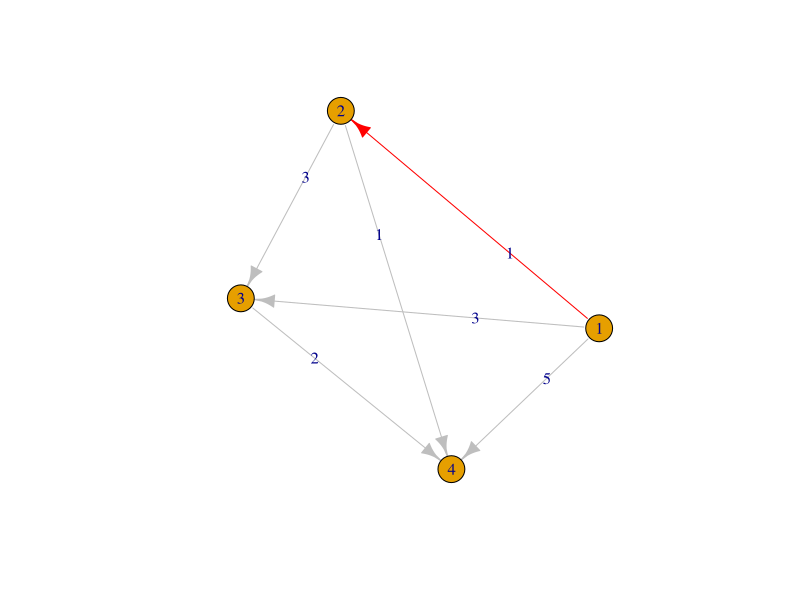

R code for this plot:
# Основная функция
Dijkstra <- function(Matr, v1, v2){
  
  # Загрузка пакета
  install.packages('igraph')
  library('igraph')
  
  # Функция проверки на то, есть ли путь(ребро) к вершине и не посещена ли она
  shortest_ind <- function(shortest_dist, expl_v){
    min <- Inf
    m <- ""
    for (i in 1:length(expl_v)){
      if ((shortest_dist[i] < min) & (expl_v[i] == 0)){
        m <- i
        min <- shortest_dist[i]
      }
    }
    # индекс ближайшей доступной вершины
    return(m)
  }
  
  # Количество вершин
  n <- ncol(Matr)

  # Сканирование входных данных на предмет ошибок
  if (!(v1 %in% (1:n)) || !(v2 %in% (1:n))){
    stop("Такой вершины не существует")
  }
  else if (!(is.numeric(v1) || !(is.numeric(v2)))){
    stop("Вершина должна задаваться числом")
  }
  else if (v1 == v2) {
    stop("Введите разные вершины")
  }
  
  
  # Длины путей(веса ребёр) от начального ребра к соответствующим вершинам
  shortest_dist <- Matr[v1, ]
  
  # expl_v используется для указания того, рёбра от каких вершин мы рассмотрели
  expl_v <- rep(0, n)
  expl_v[v1] <- 1
  
  # на каждой итерации в vis_v записывается те вершины, пути к которым были 
  #доступны из рассматриваемой вершины
  vis_v <- rep(0, n)
  vis_v[(Matr[v1, ] != Inf)] <- v1
  
  # пока количество рассмотренных вершин не равно количеству доступных для 
  #рассмотрения вершин 
  while (sum(expl_v) != length(expl_v)){
    
    #k <- индекс ближайшей доступной вершины
    k <- shortest_ind(shortest_dist, expl_v)
    
    if (k == "") {
      break
    }
    
    # На успешной итерации(если сработал if) в shortest_dist обновляются длины 
    #кратчайших путей от начальной вершины до всех вершин, доступных для посещения
    for (i in (1:n)) {
      if (shortest_dist[i] > (shortest_dist[k] + Matr[k, i])){
        shortest_dist[i] <- shortest_dist[k] + Matr[k, i]
        vis_v[i] <- k
      }
      expl_v[k] <- 1
    }
  }
  
  # Проверяем, есть ли путь к конечной вершине и строим путь, если он есть, 
  #или устанавливаем путь Inf, если пути нет
  if (vis_v[v2] != 0){
    path <- v2
    # Если вершины связаны напрмую, то выводим v1, v2 и всё
    if (vis_v[v2] == v1){
      path <- c(v1, v2)
    }
    else{
      # В каждой итерации цикла значение vis_v для текущей вершины (v2) 
      #заменяется на значение vis_v для предыдущей вершины,
      #затем эта предыдущая вершина добавляется в начало массива path
      while (vis_v[v2] != v1){
        vis_v[v2] <- vis_v[path[1]]
        path <- c(vis_v[v2], path)
      }
    }
  }
  # Если невозможно было дойти до конечной вершины - выведится path=Inf
  else{
    path <- Inf
  }
  #Длина пути
  length = shortest_dist[v2]
  
  # Рисование графа и кратчайшего пути
  set.seed(42)
  g <- Matr
  g[g == Inf] <- 0
  a <- graph.adjacency(g, mode = "directed", weighted = T)
  E(a)$color <- 'grey'
  for(i in 1:(length-1)){
    E(a)[path[i+1]%--%path[i]]$color <- 'red'
  }
  plot(a, edge.label = c(t(g)[t(g) != 0]))
    
  answer <- list(length, path)
  return(answer)
}


Matr <- matrix(0, nrow = 4, ncol = 4)
Matr[1,] <- c(Inf, 1, 3, 5)
Matr[2,] <- c(Inf, Inf, 3, 1)
Matr[3,] <- c(Inf, Inf, Inf, 2)
Matr[4,] <- c(Inf, Inf, Inf, Inf)


func_res <- Dijkstra(Matr, 1, 4)
cat('Длина пути:', func_res[[1]], '\n', 'Путь:', func_res[[2]], '\n')
